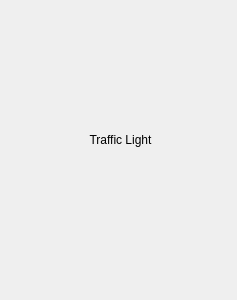
<?xml version="1.0" encoding="UTF-8"?>
<ui version="4.0">
 <class>Widget</class>
 <widget class="QWidget" name="Widget">
  <property name="geometry">
   <rect>
    <x>0</x>
    <y>0</y>
    <width>237</width>
    <height>300</height>
   </rect>
  </property>
  <property name="windowTitle">
   <string>Widget</string>
  </property>
  <widget class="QLabel" name="label">
   <property name="geometry">
    <rect>
     <x>40</x>
     <y>20</y>
     <width>161</width>
     <height>241</height>
    </rect>
   </property>
   <property name="text">
    <string>&lt;html&gt;&lt;head/&gt;&lt;body&gt;&lt;p align=&quot;center&quot;&gt;Traffic Light&lt;/p&gt;&lt;/body&gt;&lt;/html&gt;</string>
   </property>
   <property name="scaledContents">
    <bool>false</bool>
   </property>
  </widget>
 </widget>
 <layoutdefault spacing="6" margin="11"/>
 <resources/>
 <connections/>
</ui>
